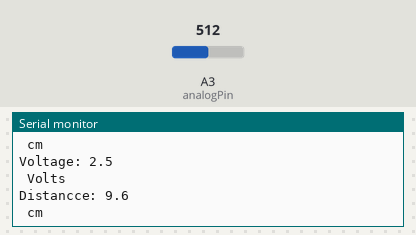
Recording of a sketch running on a simulated Arduino Uno, built with avr-gcc and run on an emulated ATmega328P. On the bench: the last lines printed to the serial monitor. The inputs (shaded band) are chosen by the test bench; at power-on: A3 (analogPin) = 512.

Above: at 1.3 s.
1.4 s: A3 (analogPin) set to 0
At 1.93 s:
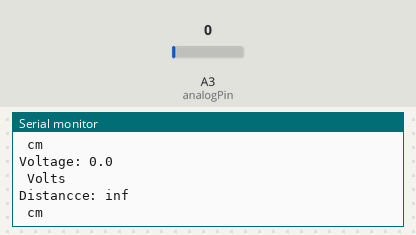
3.6 s: A3 (analogPin) set to 122
At 3.93 s:
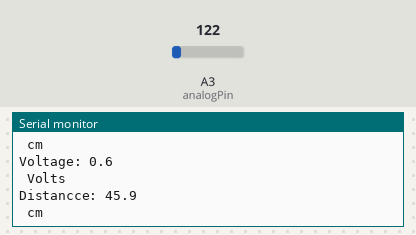
Timing chart, 0 to 6.6 s (numbered marks = the images above; inputs shaded):
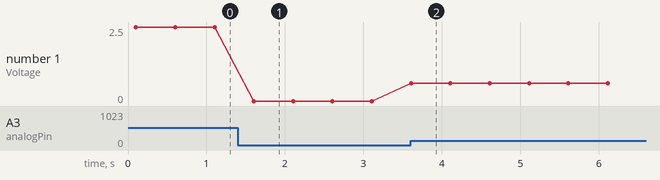

The sketch:

distance_sensor.ino
```cpp
/*DISTANCE SENSOR SHARP GP2Y0A21YK0F TEST
 * Engineer: Carlos Agorreta
 * Date: 29/04/2019
 * This test will consist on measuring the analog output of the distance sensor in order to obtain its characteristic curve.
 * Approximate values: 80 cm (0.4 V), 10 cm (2.2 V). An op amp in non-inverting operation with gain of 2
 * may be applied to increase resolution.
 * Arduino UNO has a 10 bit ADC at 5V, that means values 0 (0 mV) to 1023 (5000 mV) a resolution of 4.9 mV per LSB
 * With the measured voltage for a given distance, a linear regression will be performed to obtain
 * its distance function depending on its voltage and determine its linearity for a given range.
 */
 int analogPin = 3;
 float val = 0, V = 0, distance=0;
void setup() {
  Serial.begin(9600);          //  setup serial
  Serial.println("Distance sensor demo");
  Serial.println("Readings:");
  delay(100); //delays 100 ms to obtain a stable value
}

void loop() {
  val = analogRead(analogPin);    // read the input pin
  V = (val/204.8);
  Serial.print("Voltage: ");
  Serial.println(V,1);             // print float number, approximate voltage with a 4.9 mV error.
  Serial.print(" Volts");
  Serial.println();
  val=(1/V);
  distance = val*28.361-1.7044;
  Serial.print("Distancce: ");
  Serial.println(distance,1);             // print float number
  Serial.print(" cm");
  Serial.println();
  delay(500); //delay to get slower values printed and more stable ones
}
/*
 * According to datahsheet, 20 cm = 1.3 V, 10 cm = 2.3 V, 7 cm = 3V, 50 cm = 0.6 V. So an identification table with margins
 * can be performed instead of doing any signal processing by hardware or software.
 * With the first test, for a range of 10 cm to 25 cm, for an inverse voltage the following linear equation has been found
 * with a R^2 of 0.9997: distance(voltage) = 0.0352·voltage+0.0603
 */
```

Measured:
- after the input at 1.4 s, the serial monitor: prints a new line after 0.20 s (image 1)
- after the input at 3.6 s, the serial monitor: prints a new line at once (image 2)
- plotted number 1: 2.5 → 0 after the input at 1.4 s, 0 → 0.6 after the input at 3.6 s
